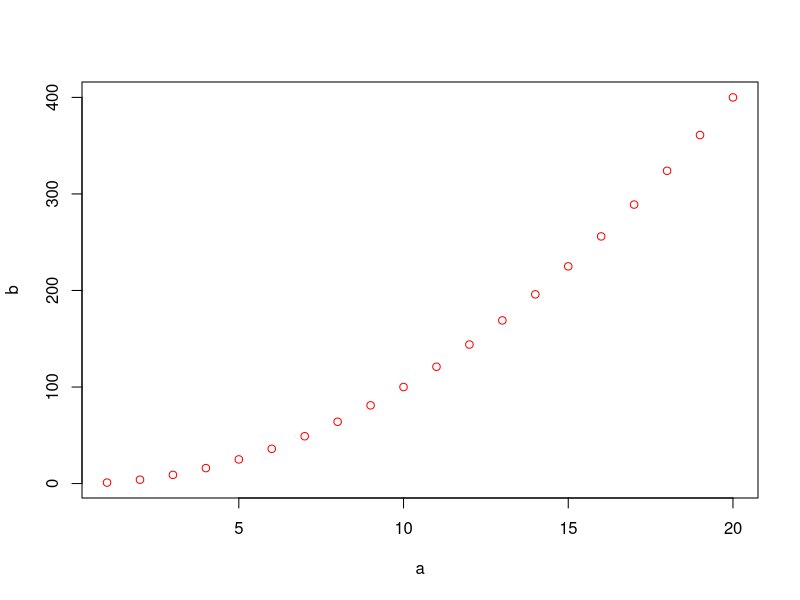
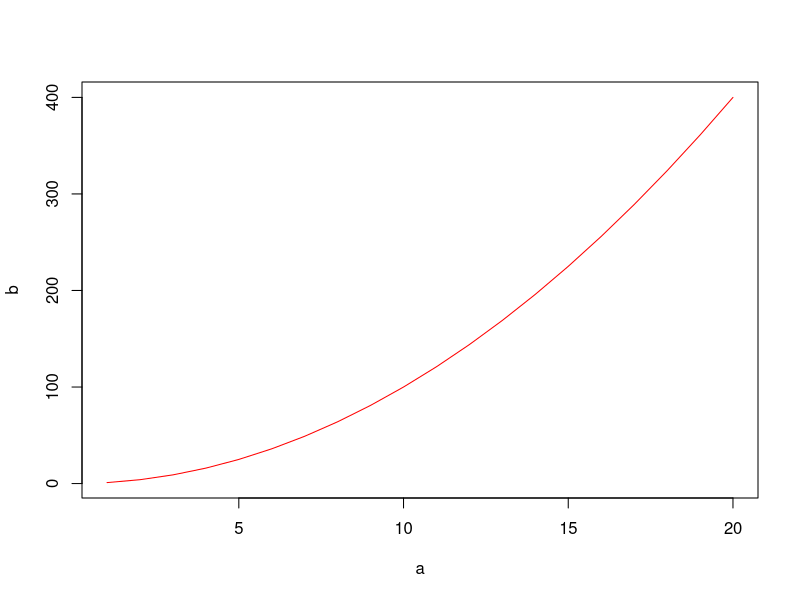
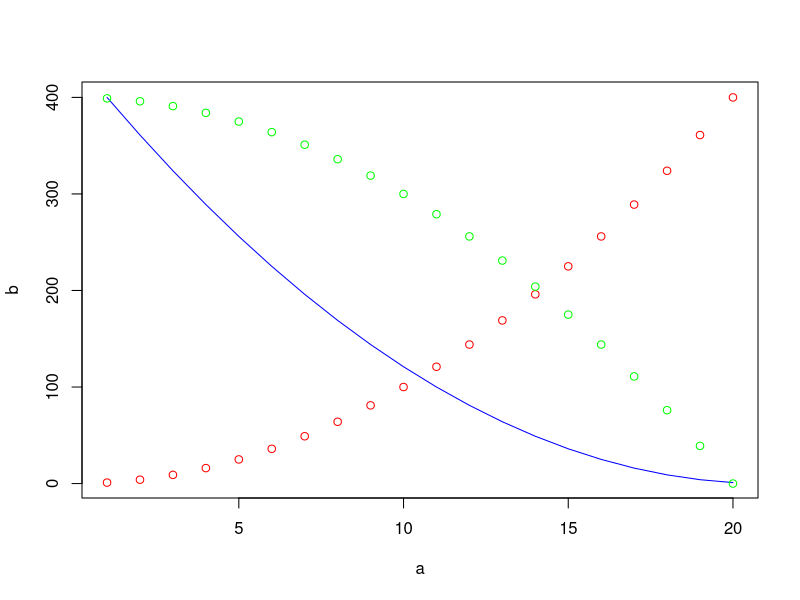
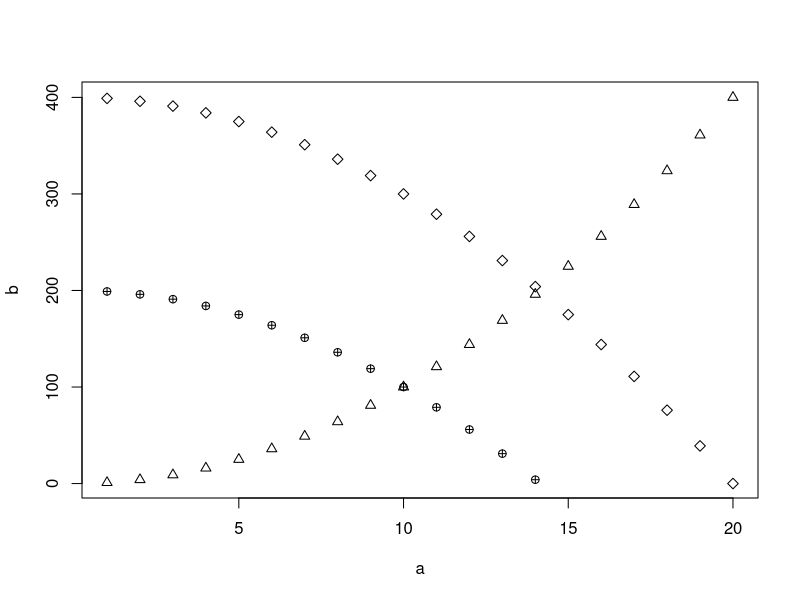
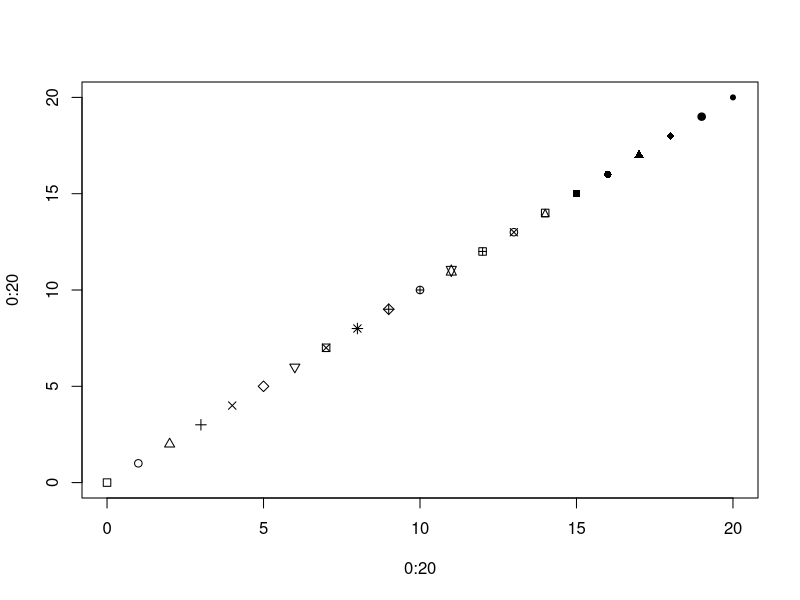
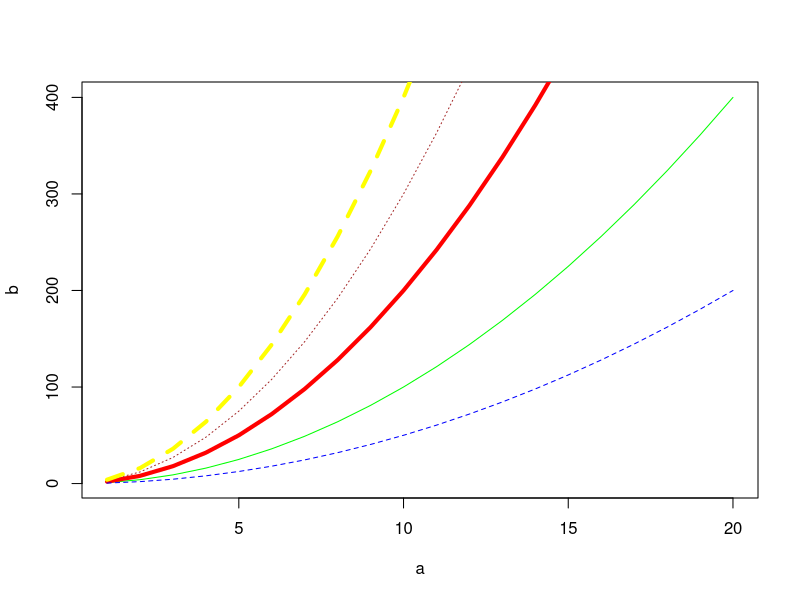
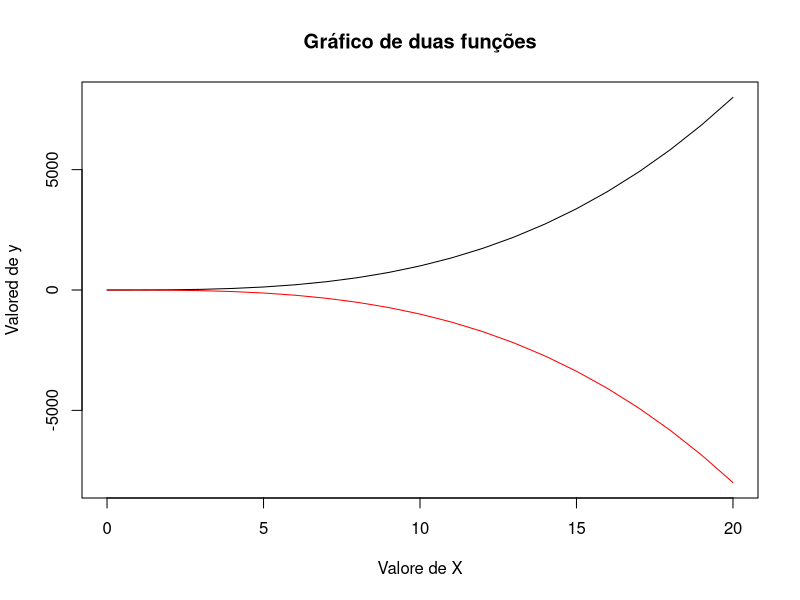
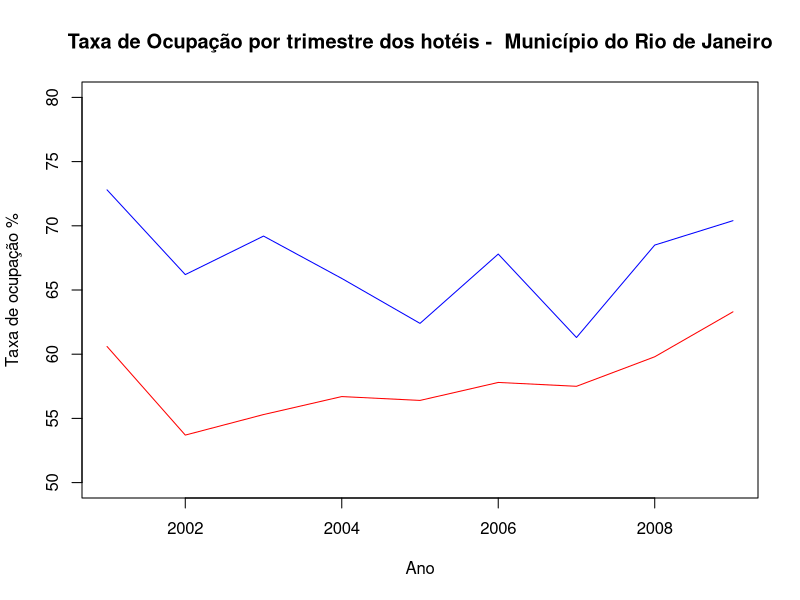

Recreate these plots in R, in order.
#Aula 01/07/2024
'sistemas lineares

Resolver sistema de equações lineares .
resolver sistemas de imaginemos o seguinte sistema de equações

-4x + 0.3y = 12.3
54.3x - 4y = 45

Podemos resolvê-lo da seguinte forma
'
coefs<- matrix(c(-4,0.3,54.3,-4),2,2, byrow = TRUE)
coefs

ys<- c(12.3, 45)
ys

solve(coefs, ys) #resolução do sistema linear ou retornar a matriz inversa 
ys[1]
ys[2]

coeficientes<-solve(coefs, ys)
coeficientes[1]
coeficientes[2]

#plot

#exemplo 1
a<-1:20
b<-a^2
plot(a,b,col = "red")

#exemplo 2
a<-1:20
b<-a^2
plot(a,b,type = "l", col = "red")

#exemplo 3
a<-1:20
b<-a^2
plot(a,b, col = "red")
lines(rev(a), b, col = "blue") #adição de linhas
points(a, 400-b, col = "green") #adição de pontos

#Exemplo 4:
a<-1:20
b<-a^2
plot(a,b, pch=2)
points(a, 400-b, pch=5)
points(a, 200-b, pch=10)

plot(0:20, 0:20, pch = 0:20)

#Exemplo 5: 
a<-1:20
b<-a^2
plot(a, b, type = "l",  col = "green")
lines(a, 2*b, lwd = 4, col = "red")
lines(a, 0.5*b, lty = 2, col = "blue")
lines(a, 3*b, lty = 3, col = "brown")
lines(a, 4*b, lty = 2, lwd = 4, col = "yellow")

#Exemplo 6:
x <- 0:20
y <- x^3
plot(c(0,20), c(-8000,8000), type = "n", xlab = NA, ylab = NA)
lines(x, y)
lines(x, -y, col = "red")
title("Gráfico de duas funções", xlab = "Valore de X", ylab = "Valored de y")

#Exemplo 7:
#Duas séries
ano<- 2001:2009
tri1<- c(72.8, 66.2, 69.2, 65.9, 62.4, 67.8, 61.3, 68.5, 70.4)
tri2<- c(60.6, 53.7, 55.3, 56.7, 56.4, 57.8, 57.5, 59.8, 63.3)

plot(ano, tri1, type = "l", main= "Taxa de Ocupação por trimestre dos hotéis -  Município do Rio de Janeiro"
     , xlab = "Ano", ylab = "Taxa de ocupação %", col = "blue", ylim= c(50,80))
lines(ano, tri2, col = "red")

#Exemplo 8 
x <- c(18,23,25,35,65,54,34,56,72,19,23,42,18,39,37)
y <- c(202,185,187,180,156,169,174,172,153,199,193,174,198,183,178)

plot(x,y) #Gráfico
abline(lm(y~ x)) #Gráfico da regressão linear
'ou'
lm(y~x) #Regressão y com x
lm(formula = y ~ x)
lmregress <- lm(y~x)
lmregress[[1]][1]
lmregress[[1]][2]
lmregress[[5]]

#Exemplo 9:
m<- ts(matrix(rnorm(300), 100, 3), start = c(1961, 6), frequency = 12)
m

plot(m, plot.type = "single",col = 1:3)
legend("topright", legend = colnames(m), col = 1:3, lty = 1)